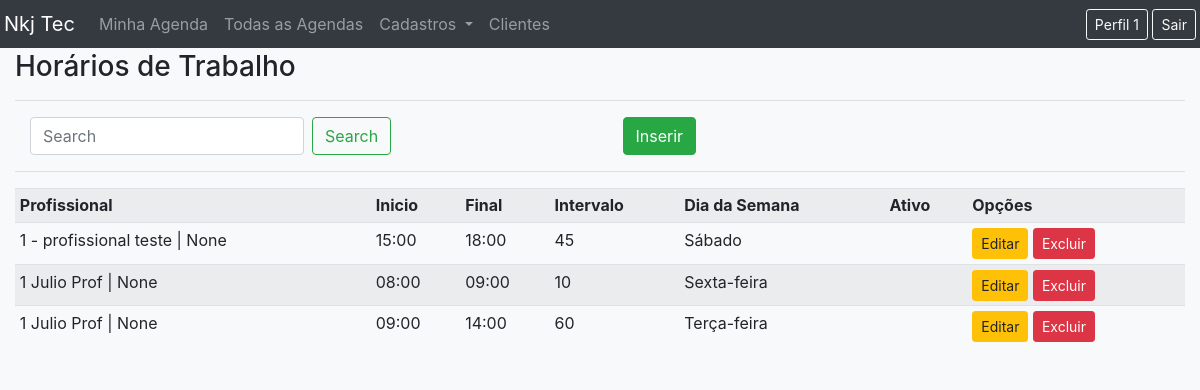
The page /list/schedule/ (signed in) on the database as committed earlier.
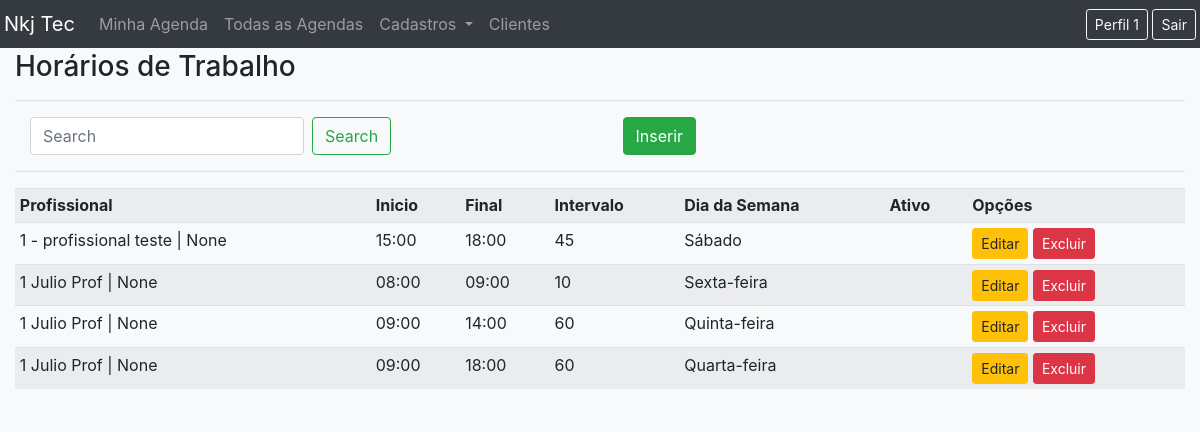
The same page on the database as committed later.
### registrations/models.py (models this page shows, shortened)
class Schedule(models.Model):
    WEEKDAY = (
        ('0', 'Segunda-feira'),
        ('1', 'Terça-feira'),
        ('2', 'Quarta-feira'),
        ('3', 'Quinta-feira'),
        ('4', 'Sexta-feira'),
        ('5', 'Sábado'),
        ('6', 'Domingo'),
    ) #0 = monday
    weekday = models.CharField(max_length=1, choices=WEEKDAY,default=0, verbose_name="Dia da Semana")
    professional = models.ForeignKey(User, models.DO_NOTHING, verbose_name="Profissional")
    begin = models.CharField(max_length=5, verbose_name="Inicio do Atendimento")#format hh:mm
    end = models.CharField(max_length=5, verbose_name="Final do Atendimento")#format hh:mm
    interval = models.IntegerField(verbose_name="Intervalo(minutos)") #in minutes ex 10
    is_active = models.BooleanField(default=True, verbose_name="Ativo")
    created_at = models.DateTimeField(auto_now=True, verbose_name="Criado em")
    master = models.ForeignKey(User, models.DO_NOTHING, blank = True, null = True, related_name="masterschedule", verbose_name="Master")
    created_by = models.ForeignKey(User, models.DO_NOTHING, blank = True, null = True, related_name="createdbyschedule", verbose_name="Criado por")

### users/models.py (models this page shows)
class User(AbstractUser):
    pass
    client = models.BooleanField(blank=True, null=True, default=False)
    tel = models.CharField(max_length=11, blank=True,null=True, verbose_name="Telefone")
    professional = models.BooleanField(default=False)
    master = models.ForeignKey('User', blank=True,null=True, on_delete=models.PROTECT)
    nickname = models.CharField(max_length=20, blank=True,null=True, verbose_name="Apelido")
    link = models.CharField(max_length=255, blank=True,null=True, verbose_name="Telefone")
    def __str__(self):
        return (f"{self.first_name} | {self.nickname}")
    class Meta:
        ordering = [Upper('first_name')]

### registrations/views.py (the view)
# urls.py: path('list/schedule/', ScheduleList.as_view(), name ='list-schedule'),
class ScheduleList(LoginRequiredMixin, ListView):
    login_url = reverse_lazy('login')
    model = Schedule
    template_name = 'registrations/lists/schedule.html'
    def get_queryset(self):
        if (self.request.GET.get('search')):
            self.object_list = Schedule.objects.filter(master= self.request.user.master, professional__first_name__icontains = self.request.GET.get('search'), is_active = 1).order_by('professional__first_name')
        else:
            self.object_list = Schedule.objects.filter(master= self.request.user.master, is_active = 1).order_by('professional__first_name')
        return self.object_list

### registrations/templates/registrations/lists/schedule.html
{% extends 'pages/template.html' %}
{% load static %}
{% block content %}
<h3>Horários de Trabalho</h3>
<hr>
<div class="row ml-auto">
    <div class="col-sm">
        <form method="get" class="form-inline my-2 my-lg-0 mt-2" action="">
            <input class="form-control mr-sm-2" type="search" placeholder="Search" aria-label="Search" id="search"
                name="search" autofocus>
            <button class="btn btn-outline-success my-2 my-sm-0" type="submit">Search</button>
        </form>
    </div>
    <div class="col-sm">
        <a href="{% url 'create-schedule' %}" class="btn btn-success">Inserir</a>
    </div>
</div>
<hr>
<div class="table-responsive">
    <table class="table table-striped table-sm">
        <tr>
            <th>Profissional</th>
            <th>Inicio</th>
            <th>Final</th>
            <th>Intervalo</th>
            <th>Dia da Semana</th>
            <th>Ativo</th>
            <th>Opções</th>
        </tr>
        {% for obj in object_list %}
        <tr>
            <td>{{obj.professional}}</td>
            <td>{{obj.begin}}</td>
            <td>{{obj.end}}</td>
            <td>{{obj.interval}}</td>
            <td>{{obj.get_weekday_display}}</td>
            <td>{{obj.active}}</td>
            <td>
                <a href="{% url 'edit-schedule' obj.pk %}" class="btn btn-warning btn-sm">Editar</a>
                <a href="{% url 'delete-schedule' obj.pk %}" class="btn btn-danger btn-sm">Excluir</a>
            </td>
        </tr>
        {% empty %}
        <tr>
            <td colspan="3">
                Nenhum Registro encontrado
            </td>
        </tr>
        {% endfor %}
    </table>
</div>
{% endblock %}

Rows that differ between the two databases and show on the page:
changed Schedule: weekday "Terça-feira" → "Quinta-feira"
added Schedule: professional "1 Julio Prof | None", begin "09:00", end "18:00", interval "60", weekday "Quarta-feira"
